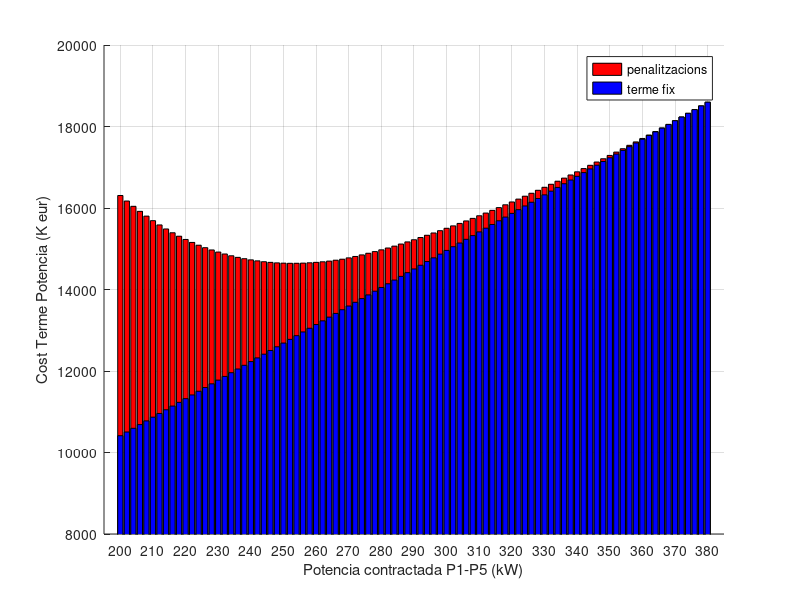
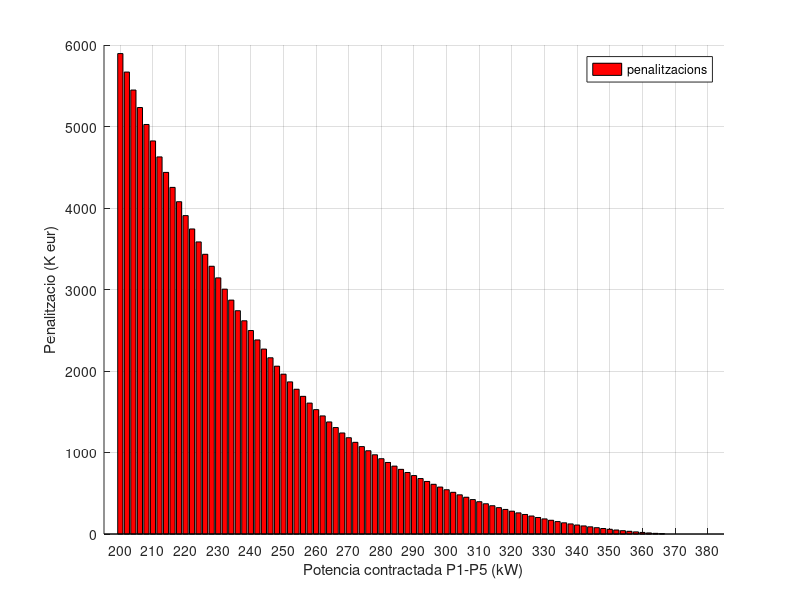

The MATLAB script that drew these images, in order:
clc,clear,close all
dades=[
	%pc fix			exces
	200	10412.11869	5894.854999
	202	10503.05622	5668.063643
	204	10593.99374	5447.439705
	206	10684.93127	5233.074051
	208	10775.86879	5024.876195
	210	10866.80632	4822.887516
	212	10957.74384	4626.908784
	214	11048.68137	4436.974704
	216	11139.61889	4252.949393
	218	11230.55641	4077.21842
	220	11321.49394	3906.691296
	222	11412.43146	3742.868157
	224	11503.36899	3583.74093
	226	11594.30651	3432.191487
	228	11685.24404	3285.228136
	230	11776.18156	3142.748447
	232	11867.11909	3004.300197
	234	11958.05661	2869.955462
	236	12048.99414	2739.764901
	238	12139.93166	2616.323404
	240	12230.86918	2496.795277
	242	12321.80671	2381.268645
	244	12412.74423	2269.244518
	246	12503.68176	2162.383179
	248	12594.61928	2059.222555
	250	12685.55681	1960.949125
	252	12776.49433	1866.600106
	254	12867.43186	1776.137473
	256	12958.36938	1689.123141
	258	13049.3069	1606.342485
	260	13140.24443	1526.209546
	262	13231.18195	1449.001688
	264	13322.11948	1374.956214
	266	13413.057	1306.290344
	268	13503.99453	1239.643121
	270	13594.93205	1181.517882
	272	13685.86958	1124.925819
	274	13776.8071	1072.624006
	276	13867.74463	1021.667176
	278	13958.68215	972.1626581
	280	14049.61967	923.8558641
	282	14140.5572	877.8048934
	284	14231.49472	832.989907
	286	14322.43225	793.3387268
	288	14413.36977	754.7749177
	290	14504.3073	717.2146087
	292	14595.24482	680.5234766
	294	14686.18235	644.7372505
	296	14777.11987	609.8955149
	298	14868.05739	576.0595383
	300	14958.99492	543.2989569
	302	15049.93244	511.5847249
	304	15140.86997	480.8690195
	306	15231.80749	451.1846133
	308	15322.74502	422.5675001
	310	15413.68254	396.4048067
	312	15504.62007	371.2509723
	314	15595.55759	347.0679689
	316	15686.49512	323.7982716
	318	15777.43264	301.4266779
	320	15868.37016	279.9129071
	322	15959.30769	259.2796111
	324	16050.24521	239.5578803
	326	16141.18274	220.7098902
	328	16232.12026	202.6573125
	330	16323.05779	185.3336108
	332	16413.99531	168.5901671
	334	16504.93284	152.5115651
	336	16595.87036	137.5354554
	338	16686.80788	123.8129566
	340	16777.74541	110.3477091
	342	16868.68293	99.13762832
	344	16959.62046	88.20648378
	346	17050.55798	77.62121678
	348	17141.49551	67.48608
	350	17232.43303	57.90097661
	352	17323.37056	49.02750047
	354	17414.30808	40.84549733
	356	17505.24561	33.27108613
	358	17596.18313	26.22784371
	360	17687.12065	19.48155323
	362	17778.05818	13.18907388
	364	17868.9957	7.953310801
	366	17959.93323	3.9766554
	368	18050.87075	0
	370	18141.80828	0
	372	18232.7458	0
	374	18323.68333	0
	376	18414.62085	0
	378	18505.55837	0
	380	18596.4959	0
];

pot = dades(:,1);
fix = dades(:,2);
exc = dades(:,3);

figure, grid, hold on
	% barres: bar(x,y,color)
	bar(pot,fix+exc, 'r');
	bar(pot,fix, 	 'b');

	% llegenda
	legend('penalitzacions','terme fix')

	% eixos
	set(gca,'XTick',200:10:380);
	ylim([0.8e4 2e4]);
	xlim([195 385]);
	xlabel('Potencia contractada P1-P5 (kW)');
	ylabel('Cost Terme Potencia (K eur)');

figure, grid, hold on
	% barres: bar(x,y,color)
	bar(pot,exc, 'r');

	% llegenda
	legend('penalitzacions')

	% eixos
	set(gca,'XTick',200:10:380);
	%ylim([0.8e4 2e4]);
	xlim([195 385]);
	xlabel('Potencia contractada P1-P5 (kW)');
	ylabel('Penalitzacio (K eur)');
